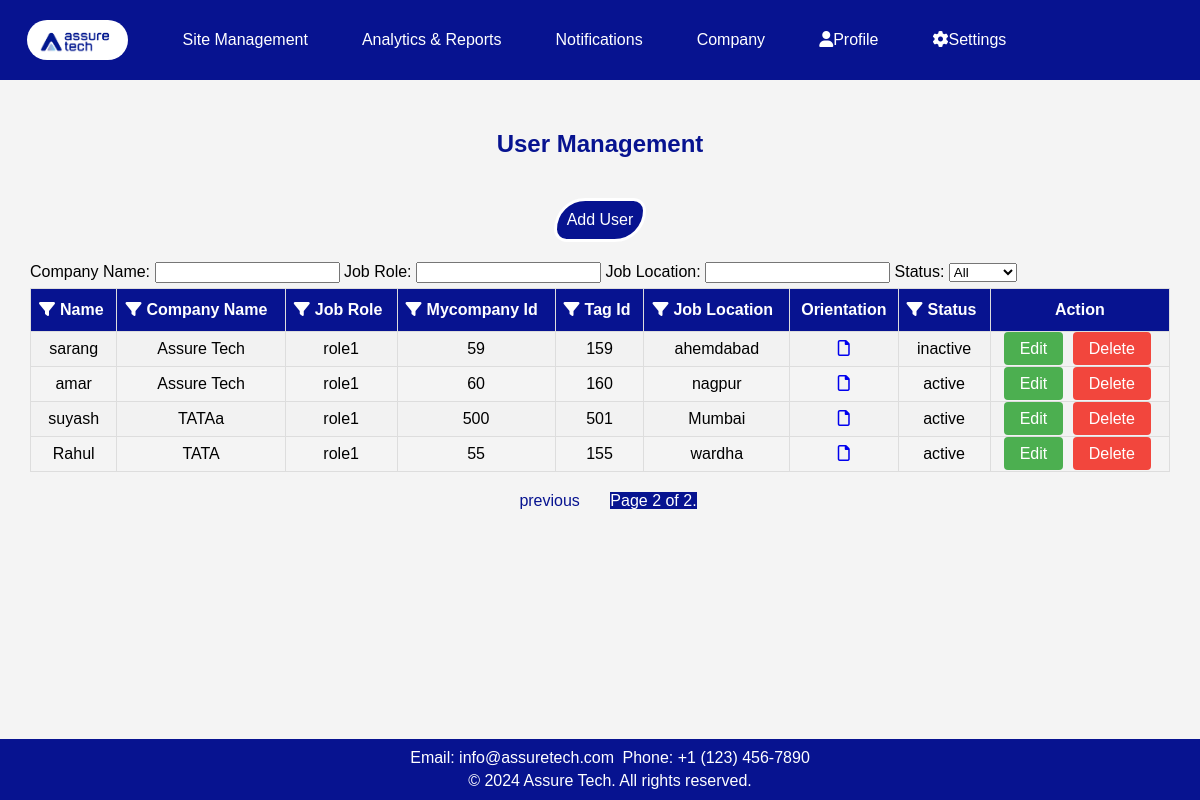
Before: /get_all/?page=2 with the older database file.
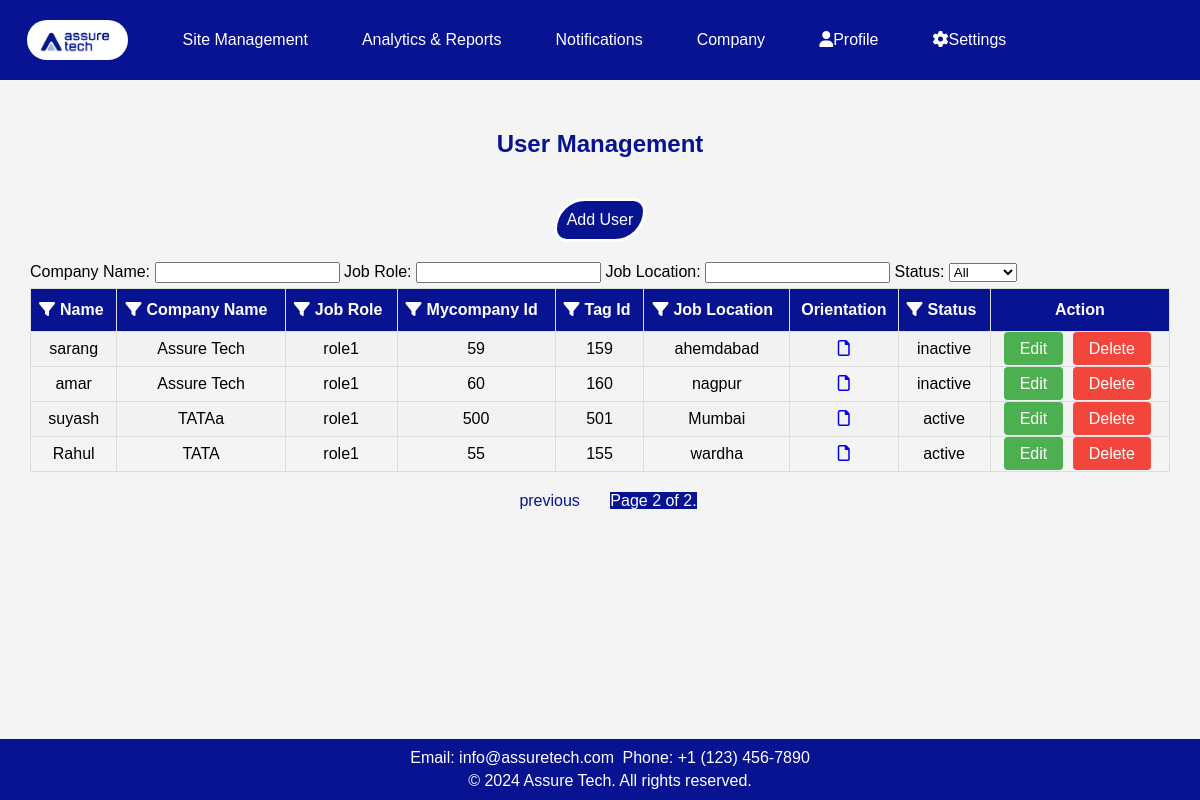
After: the same page with the newer database file.
### app1/models.py (models this page shows, shortened)
class UserEnrolled(models.Model):
    name = models.CharField(max_length=255)
    company_name = models.CharField(max_length=100)
    job_role = models.CharField(max_length=100, choices=[
        ('role1', 'Role 1'),
        ('role2', 'Role 2'),
    ])
    mycompany_id = models.IntegerField(unique=True)
    tag_id = models.IntegerField(unique=True)
    job_location = models.CharField(max_length=100)
    orientation = models.FileField(upload_to='attachments/', validators=[FileExtensionValidator(['pdf', 'doc', 'docx', 'jpeg', 'jpg'])])
    status = models.CharField(max_length=10, choices=[
        ('active', 'Active'),
        ('inactive', 'Inactive'),
    ])

### app1/views.py (the view)
# urls.py: path('get_all/',get_data.as_view(),name='get_all'),
class get_data(ListView):
    model = UserEnrolled
    template_name = 'app1/getdata.html'
    context_object_name = 'data'
    paginate_by = 5
    def get_queryset(self):
        return UserEnrolled.objects.all()

### app1/templates/app1/getdata.html (shortened to what the changed rows need)
<!DOCTYPE html>
<html lang="en">
<head>
    <link rel="stylesheet" href="https://cdnjs.cloudflare.com/ajax/libs/font-awesome/5.15.3/css/all.min.css">
    <link rel="stylesheet" href="https://cdnjs.cloudflare.com/ajax/libs/font-awesome/6.0.0/css/all.min.css">
    {% load static %}
</head>
<body>
    <div class="user">
        <h2 class="heading1">User Management</h2>
    </div>
    <div id="table-container">
        <table id="customers">
            <tr>
                <th>
                    <div>
                        <span class="filter-icon" onclick="toggleFilter(0)"><i class="fas fa-filter"></i></span>
                        Name
                    </div>
                </th>
                <th>
                    <div>
                        <span class="filter-icon" onclick="toggleFilter(1)"><i class="fas fa-filter"></i></span>
                        Company Name
                    </div>
                </th>
                <th>
                    <div>
                        <span class="filter-icon" onclick="toggleFilter(2)"><i class="fas fa-filter"></i></span>
                        Job Role
                    </div>
                </th>
                <th>
                    <div>
                        <span class="filter-icon" onclick="toggleFilter(3)"><i class="fas fa-filter"></i></span>
                        Mycompany Id
                    </div>
                </th>
                <th>
                    <div>
                        <span class="filter-icon" onclick="toggleFilter(4)"><i class="fas fa-filter"></i></span>
                        Tag Id
                    </div>
                </th>
                <th>
                    <div>
                        <span class="filter-icon" onclick="toggleFilter(5)"><i class="fas fa-filter"></i></span>
                        Job Location
                    </div>
                </th>
                <th>Orientation</th>
                <th>
                    <div>
                        <span class="filter-icon" onclick="toggleFilter(7)"><i class="fas fa-filter"></i></span>
                        Status
                    </div>
                </th>
                <th>Action</th>
            </tr>
            {% for i in data %}
            <tr>
                <td>{{i.name}}</td>
                <td>{{i.company_name}}</td>
                <td>{{i.job_role}}</td>
                <td>{{i.mycompany_id}}</td>
                <td>{{i.tag_id}}</td>
                <td>{{i.job_location}}</td>
                {% load custom_filters %}
                <td>
                    {% if i.orientation %}
                    {% with file_extension=i.orientation.name|lower %}
                    <a href="{{ i.orientation.url }}" target="_blank">
                        <i class="file-icon {% if file_extension|slice:"-4" == '.pdf' %}far fa-file-pdf
                                    {% elif file_extension|slice:"-4" == '.doc' or file_extension|slice:"-5" == '.docx' %}far fa-file-word
                                    {% elif file_extension|slice:"-5" == '.jpeg' or file_extension|slice:"-4" == '.jpg' or file_extension|slice:"-4" == '.png' %}far fa-file-image
                                    {% elif file_extension|slice:"-4" == '.xls' or file_extension|slice:"-5" == '.xlsx' %}far fa-file-excel
                                    {% elif file_extension|slice:"-4" == '.ppt' or file_extension|slice:"-5" == '.pptx' %}far fa-file-powerpoint
                                    {% else %}far fa-file
                                {% endif %}"></i>
                    </a>
                    {% endwith %}
                    {% else %}
                    N/A
                    {% endif %}
                </td>
                <td>{{i.status}}</td>
                <td>
                    <a href="{% url 'user_update' i.id %}" class="edit-btn">Edit</a>
                    <a href="{% url 'task_delete' i.pk %}" class="delete-btn">Delete</a>
                </td>
            </tr>
            {% endfor %}
        </table>
    </div>
</body>
</html>

Changed rows visible on the page:
changed UserEnrolled "amar": status "active" → "inactive"
